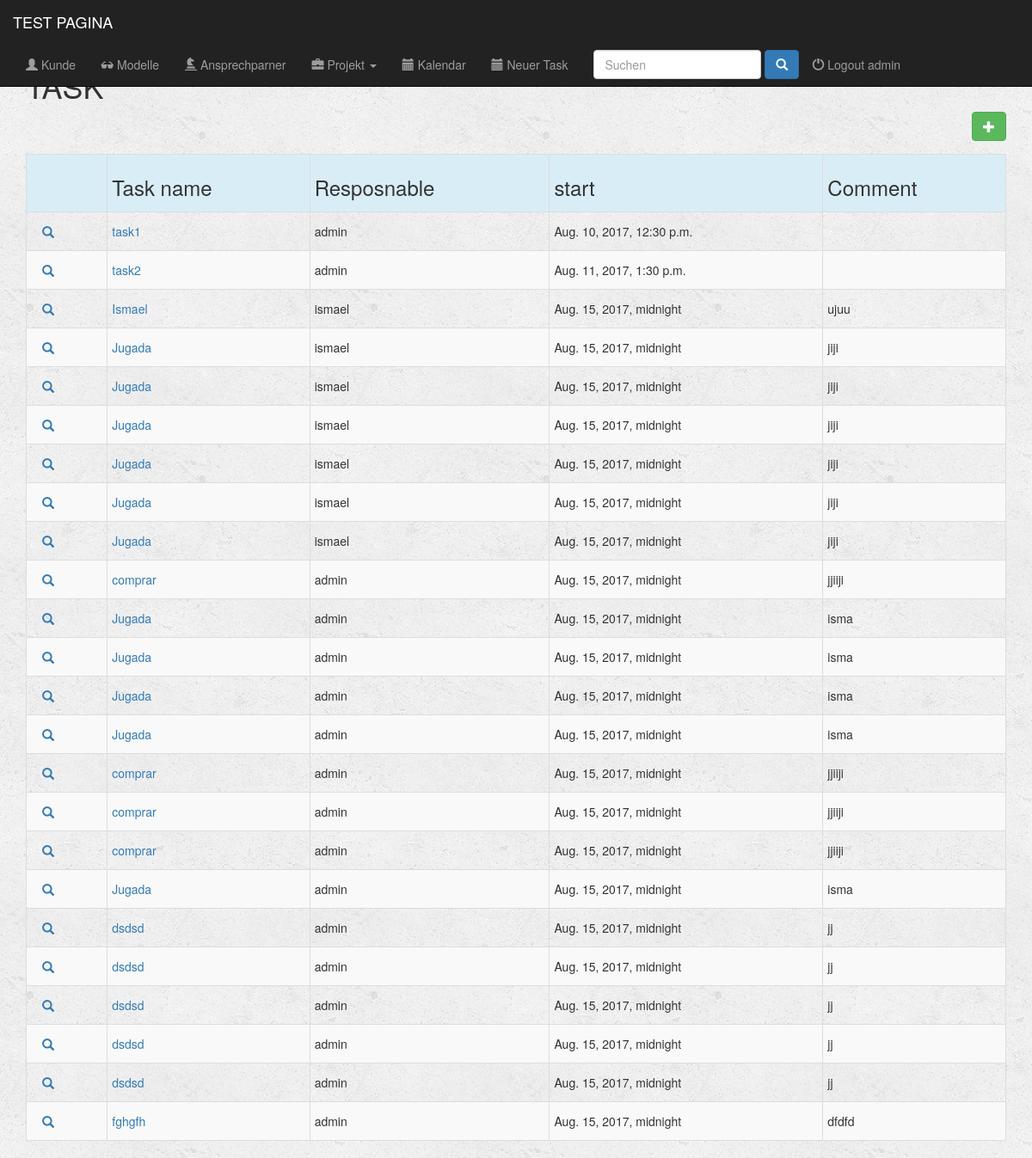
The page /calendar/task/ (signed in) on the database as committed earlier.
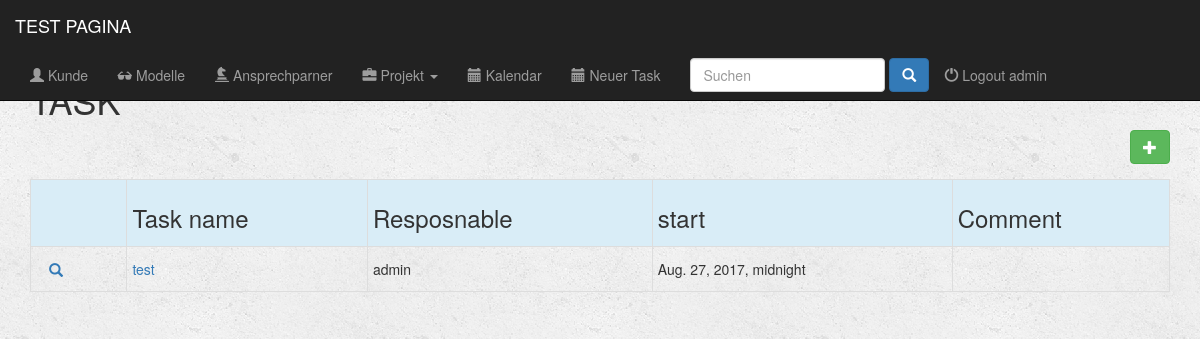
The same page on the database as committed later.
### fullcalendar/models.py (models this page shows, shortened)
class CalendarEvent(models.Model):
    title = models.CharField(_('Title'), blank=True, max_length=200)
    start = models.DateTimeField(_('Start'))
    end = models.DateTimeField(_('End'))
    all_day = models.BooleanField(_('All day'), default=False)
    url = models.CharField(_('Url'), blank=True, max_length=200)
    color = models.CharField(_('Color'), blank=True, max_length=200)
    responsable = models.ForeignKey(User, on_delete=models.CASCADE)
    project = models.ForeignKey(Project, on_delete=models.CASCADE)
    comment = models.CharField(blank=True, max_length=500)
    STATUS_CHOICES = (
        ('Not Started', 'Not Started'),
        ('Started', 'Started'),
        ('Finished', 'Finished'),
    )
    status = models.CharField(max_length=15, choices=STATUS_CHOICES, default='Not Started')
    class Meta:
        verbose_name = _('Task')
        verbose_name_plural = _('Tasks')

### fullcalendar/views.py (the view)
@login_required(login_url='/register/login/')
def index_task(request):
    all_tasks = CalendarEvent.objects.all()
    return render(request, 'task/index_task.html', {'all_tasks': all_tasks})

### fullcalendar/fullcalendar.py (called while the page is built)
def css_url():
    return FULLCALENDAR['css_url']

def print_css_url():
    return FULLCALENDAR['print_css_url']

def javascript_url():
    return FULLCALENDAR['javascript_url']

def jquery_url():
    return FULLCALENDAR['jquery_url']

def jquery_ui_url():
    return FULLCALENDAR['jquery_ui_url']

### fullcalendar/templatetags/fullcalendar_tags.py (called while the page is built)
@register.inclusion_tag("fullcalendar/calendar_init.html")
def calendar_init(calendar_config_options):
    return {'calendar_config_options': mark_safe(calendar_config_options)}

@register.simple_tag
def fullcalendar_css_url():
    return css_url()

@register.simple_tag
def fullcalendar_print_css_url():
    return print_css_url()

@register.simple_tag
def fullcalendar_javascript_url():
    return javascript_url()

@register.simple_tag
def fullcalendar_jquery_url():
    return jquery_url()

@register.simple_tag
def fullcalendar_jquery_ui_url():
    return jquery_ui_url()

@register.simple_tag
def fullcalendar_css():
    url = fullcalendar_css_url()
    return mark_safe("<link href='%s' rel='stylesheet' />" % url)

@register.simple_tag
def fullcalendar_print_css():
    url = fullcalendar_print_css_url()
    return mark_safe("<link href='%s' rel='stylesheet' media='print' />" % url)

@register.simple_tag
def fullcalendar_jquery():
    url = fullcalendar_jquery_url()
    return mark_safe("<script src='%s'></script>" % url)

@register.simple_tag
def fullcalendar_jquery_ui():
    url = fullcalendar_jquery_ui_url()
    return mark_safe("<script src='%s'></script>" % url)

@register.simple_tag
def fullcalendar_javascript():
    url = fullcalendar_javascript_url()
    return mark_safe("<script src='%s'></script>" % url)

### fullcalendar/templates/task/index_task.html (shortened to what this page needs)
{% extends 'apli/base.html' %}
{% block task_active %}active{% endblock %}
{% block body %}
        <div class="container">
                <div class=" form-group input-group form-inline col-md-12">
                    <h1>TASK</h1>
                   <a href="{% url 'task_new' %}" <button type="submit" class=" btn btn-success btn-md pull-right"><span class="glyphicon glyphicon-plus" aria-hidden="true"></span> </a>
                </div>
        </div>
    <div class="container">
        {% if all_tasks %}
            <div class="table-responsive">
                <table class="table table-striped table-hover table-condensed table-bordered">
                    <tr class="active info">
                        <th></th>
                        <th><h3>Task name</h3></th>
                        <th><h3>Resposnable</h3></th>
                        <th><h3>start</h3></th>
                        <th><h3>Comment</h3></th>
                    </tr>
                    {% for Task in all_tasks %}
                        <tr>
                            <td>
                                <div class=" btn-group-xs">
                                    <div class="">
                                        <a href="{{ Task.get_absolute_url }}" class="btn btn-link btn-link glyphicon glyphicon-search"></a>
                                    </div>
                                </div>
                            </td>
                            <td><a href="{{ Task.get_absolute_url }}"><p class="form-control-static">{{Task.title}}</p></a></td>
                            <td><p class="form-control-static">{{Task.responsable}}</p></td>
                            <td><p class="form-control-static">{{Task.start}}</p></td>
                            <td><p class="form-control-static">{{Task.comment}}</p></td>
                        </tr>
                    {% endfor %}
                </table>
            </div>
        {% else %}
            <h3>No hay task (si hay)</h3>
        {% endif %}
    </div>
{% endblock%}

### apli/templates/apli/base.html (shortened to what this page needs)
{% load fullcalendar_tags %}
{% load static from staticfiles %}
<!DOCTYPE html>
<html lang="en">
    <head>
        {% fullcalendar_css %}
        {% fullcalendar_print_css %}
        <link rel="stylesheet" href="https://maxcdn.bootstrapcdn.com/bootstrap/3.3.6/css/bootstrap.min.css">
        <link rel="stylesheet" type="text/css" href="{% static 'apli/style.css' %}"/>
    </head>
    <body>
        <div class="container-fluid">
            <header>
                <div="row">
                    <nav class="navbar navbar-inverse navbar-fixed-top" role="navigation">
                        <div class="container-fluid">
                            <div class="navbar-header">
                                <a href="{% url 'ingreso' %}" class="navbar-brand">TEST PAGINA</a>
                            </div>
                            <div class="collapse navbar-collapse" id="topNavBar">
                                <ul class="nav navbar-nav">
                                    <li role="presentation" class="{% block clients_active %}{% endblock %}"><a href="{% url 'index_client' %}"><span class="glyphicon glyphicon-user" aria-hidden="true"></span> Kunde</a></li>
                                    <li role="presentation" class="{% block models_active %}{% endblock %}"><a href="{% url 'index_model' %}"><span class="glyphicon glyphicon-sunglasses" aria-hidden="true"></span> Modelle</a></li>
                                    <li role="presentation" class="{% block personas_active %}{% endblock %}"><a href="{% url 'index_personas' %}"><span class="glyphicon glyphicon-knight" aria-hidden="true"></span> Ansprechparner</a></li>
                                    <li class="dropdown">
                                        <a href="#" class="dropdown-toggle" data-toggle="dropdown" role="button" aria-expanded="false">
                                            <span class="glyphicon glyphicon-briefcase" aria-hidden="true"></span>
                                            Projekt
                                            <span class="caret"></span>
                                        </a>
                                    </li>
                                    <li role="presentation" class="{% block calendario_active %}{% endblock %}"><a href="{% url 'calendar_by_user' %}"><span class="glyphicon glyphicon-calendar" aria-hidden="true"></span> Kalendar</a></li>
                                    <li role="presentation" class="{% block task_active %}{% endblock %}}"><a href="{% url 'index_task' %}"><span class="glyphicon glyphicon-calendar" aria-hidden="true"></span> Neuer Task</a></li>
                                    <li role="presentation" >
                                        <form  method="GET" action="{% url 'busca' %}" class="navbar-form navbar-right" role="search" >
                                            <input type="text" placeholder="Suchen" class="form-control" name="q" value="{{ request.GET.q }}">
                                            <button type="submit" class="btn btn-primary ">
                                                <span class="glyphicon glyphicon-search"></span>
                                            </button>
                                        </form>
                                     </li>
                                    <div class= "nav navbar-nav" >
                                        {% if request.user.is_authenticated %}
                                            <li role="presentation" class="pull-right"><a href="{% url 'logout' %}" > <span class="glyphicon glyphicon-off" aria-hidden="true"></span> Logout {{ user }} </a></li>
                                        {% endif %}
                                    </div>
                                </ul>
                            </div>
                        </div>
                    </nav>
                </div>
        {% block body %}
        {% endblock %}
    </body>
</html>

### apli/static/apli/style.css (style rules this page uses)
body { background: white url("images/background.png"); }

### apli/templates/apli/base.html (style rules this page uses)
body { padding-top:60px; }

Rows that differ between the two databases and show on the page:
removed CalendarEvent: title "task2", responsable "admin", start "Aug. 11, 2017, 1:30 p.m."
removed CalendarEvent: title "Ismael", responsable "ismael", start "Aug. 15, 2017, midnight", comment "ujuu"
removed CalendarEvent: title "Jugada", responsable "ismael", start "Aug. 15, 2017, midnight", comment "jiji"
removed CalendarEvent: title "Jugada", responsable "ismael", start "Aug. 15, 2017, midnight", comment "jiji"
removed CalendarEvent: title "Jugada", responsable "ismael", start "Aug. 15, 2017, midnight", comment "jiji"
removed CalendarEvent: title "Jugada", responsable "ismael", start "Aug. 15, 2017, midnight", comment "jiji"
removed CalendarEvent: title "Jugada", responsable "ismael", start "Aug. 15, 2017, midnight", comment "jiji"
removed CalendarEvent: title "Jugada", responsable "ismael", start "Aug. 15, 2017, midnight", comment "jiji"
removed CalendarEvent: title "comprar", responsable "admin", start "Aug. 15, 2017, midnight", comment "jjiiji"
removed CalendarEvent: title "Jugada", responsable "admin", start "Aug. 15, 2017, midnight", comment "isma"
removed CalendarEvent: title "Jugada", responsable "admin", start "Aug. 15, 2017, midnight", comment "isma"
removed CalendarEvent: title "Jugada", responsable "admin", start "Aug. 15, 2017, midnight", comment "isma"
removed CalendarEvent: title "Jugada", responsable "admin", start "Aug. 15, 2017, midnight", comment "isma"
removed CalendarEvent: title "comprar", responsable "admin", start "Aug. 15, 2017, midnight", comment "jjiiji"
removed CalendarEvent: title "comprar", responsable "admin", start "Aug. 15, 2017, midnight", comment "jjiiji"
removed CalendarEvent: title "comprar", responsable "admin", start "Aug. 15, 2017, midnight", comment "jjiiji"
removed CalendarEvent: title "Jugada", responsable "admin", start "Aug. 15, 2017, midnight", comment "isma"
removed CalendarEvent: title "dsdsd", responsable "admin", start "Aug. 15, 2017, midnight", comment "jj"
removed CalendarEvent: title "dsdsd", responsable "admin", start "Aug. 15, 2017, midnight", comment "jj"
removed CalendarEvent: title "dsdsd", responsable "admin", start "Aug. 15, 2017, midnight", comment "jj"
removed CalendarEvent: title "dsdsd", responsable "admin", start "Aug. 15, 2017, midnight", comment "jj"
removed CalendarEvent: title "dsdsd", responsable "admin", start "Aug. 15, 2017, midnight", comment "jj"
removed CalendarEvent: title "fghgfh", responsable "admin", start "Aug. 15, 2017, midnight", comment "dfdfd"
changed CalendarEvent "admin": title "task1" → "test"; start "Aug. 10, 2017, 12:30 p.m." → "Aug. 27, 2017, midnight"
